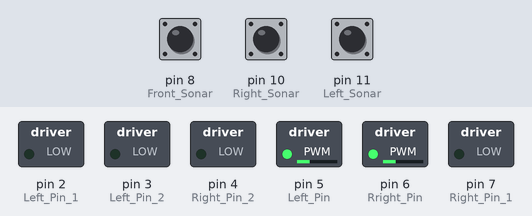
The sketch below on a simulated Arduino Uno, built with avr-gcc and run on an emulated ATmega328P. On the bench: switched loads named in the sketch (green lamp = pin HIGH). The inputs (shaded band) are chosen by the test bench; at power-on: pin 10 (Right_Sonar) LOW, pin 8 (Front_Sonar) LOW, pin 11 (Left_Sonar) LOW. What the sketch prints to the serial monitor is not drawn.

Above: at 1.2 s.
1.3 s: pin 10 (Right_Sonar) pulled HIGH for 0.45 s
At 3.5 s:
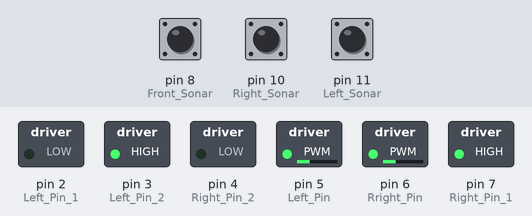
4.7 s: pin 8 (Front_Sonar) pulsed HIGH 2 times (0.12 s each, 0.3 s apart)
At 7.6 s:
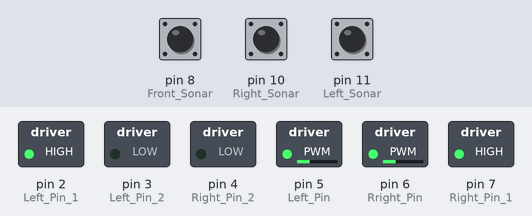
At 10.5 s:
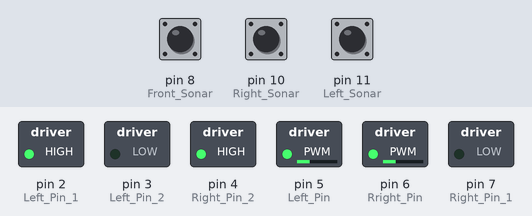
Timing chart, 0 to 16.6 s (numbered marks = the images above; inputs shaded):
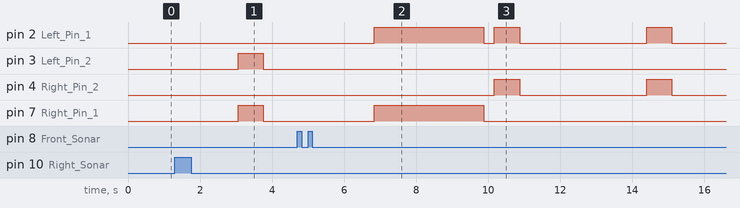

The sketch:

restart2.ino
```cpp
//초음파 설정
#define  Front_Sonar  8
#define  Right_Sonar  10
#define  Left_Sonar  11

////my 3,2,7, 4
//// 3,2,7,4


//모터 설정
#define Left_Pin_1 2
#define Left_Pin_2  3
#define Right_Pin_1  7
#define Right_Pin_2  4

#define Left_Pin 5 //왼쪽모터 속도 제어 핀
#define Rright_Pin 6 //오른쪽모터 속도 제어 핀

//설정
float robot_width = 200;
float mazor_width = 500;
float mazor_width_tolerance = 40;


void setup() {
  pinMode(Front_Sonar, OUTPUT);
  pinMode(Left_Sonar, OUTPUT);
  pinMode(Right_Sonar, OUTPUT);

  pinMode(Left_Pin_1,OUTPUT);
  pinMode(Left_Pin_2,OUTPUT);
  pinMode(Right_Pin_1,OUTPUT);
  pinMode(Right_Pin_2,OUTPUT);

  analogWrite(Left_Pin,80);
  analogWrite(Rright_Pin,80);
  Serial.begin(115200);
}


float Right_Sonar_sensor()
{

  float duration=0.0;     //duration 지속시간 지역 변수 설정
  float distance=0.0;     //distance 거리 지역 변수 설정
  pinMode(Right_Sonar, OUTPUT); //10째에 꽅혀있는 Right를 켜준다.
  digitalWrite(Right_Sonar, LOW); // Right_Sonar핀을 0V(전류꺼짐)출력
  digitalWrite(Right_Sonar, HIGH);// Right_Sonar핀을 5V(전류켜짐)출력
  delay(10);            //잠깐 켜진상태를 유지한다.
  digitalWrite(Right_Sonar, LOW); //Right_Sonar핀을 0V(전류꺼짐)출력
  pinMode(Right_Sonar, INPUT);    //Right_Sonar 입력
  duration = pulseIn(Right_Sonar, HIGH);
  distance=((float)(340*duration)/1000)/2; //10000 을 1000으로 바꿔줘야지  mm단위가 나온다.
  return distance;
}

float Left_Sonar_sensor()
{

  float duration=0.0;     //duration 지속시간 지역 변수 설정
  float distance=0.0;     //distance 거리 지역 변수 설정
  pinMode(Left_Sonar, OUTPUT); //10째에 꽅혀있는 Right를 켜준다.
  digitalWrite(Left_Sonar, LOW); // Right_Sonar핀을 0V(전류꺼짐)출력
  digitalWrite(Left_Sonar, HIGH);// Right_Sonar핀을 5V(전류켜짐)출력
  delay(10);            //잠깐 켜진상태를 유지한다.
  digitalWrite(Left_Sonar, LOW); //Right_Sonar핀을 0V(전류꺼짐)출력
  pinMode(Left_Sonar, INPUT);    //Right_Sonar 입력
  duration = pulseIn(Left_Sonar, HIGH);
  distance=((float)(340*duration)/1000)/2; //10000 을 1000으로 바꿔줘야지  mm단위가 나온다.
  return distance;
}

float Front_Sonar_sensor()
{

  float duration=0.0;     //duration 지속시간 지역 변수 설정
  float distance=0.0;     //distance 거리 지역 변수 설정
  pinMode(Front_Sonar, OUTPUT); //10째에 꽅혀있는 Right를 켜준다.
  digitalWrite(Front_Sonar, LOW); // Right_Sonar핀을 0V(전류꺼짐)출력
  digitalWrite(Front_Sonar, HIGH);// Right_Sonar핀을 5V(전류켜짐)출력
  delay(10);            //잠깐 켜진상태를 유지한다.
  digitalWrite(Front_Sonar, LOW); //Right_Sonar핀을 0V(전류꺼짐)출력
  pinMode(Front_Sonar, INPUT);    //Right_Sonar 입력
  duration = pulseIn(Front_Sonar, HIGH);
  distance=((float)(340*duration)/1000)/2; //10000 을 1000으로 바꿔줘야지  mm단위가 나온다.
  return distance;
}

void Front(int t,int c,int p){
  analogWrite(Left_Pin,c);
  analogWrite(Rright_Pin,p);

  digitalWrite(Left_Pin_1,HIGH);
  digitalWrite(Left_Pin_2,LOW);
  digitalWrite(Right_Pin_1,HIGH);
  digitalWrite(Right_Pin_2,LOW);
  delay (t);
  }

void dack(int t){
  digitalWrite(Left_Pin_2,HIGH);
  digitalWrite(Left_Pin_1,LOW);
  digitalWrite(Right_Pin_2,HIGH);
  digitalWrite(Right_Pin_1,LOW);
  delay(t);
}

void Left(int t, int c, int p){
  analogWrite(Left_Pin,c);
  analogWrite(Rright_Pin,p);

  digitalWrite(Left_Pin_2,HIGH);
  digitalWrite(Left_Pin_1,LOW);
  digitalWrite(Right_Pin_1,HIGH);
  digitalWrite(Right_Pin_2,LOW);
  delay(t);
}

void Right(int t, int c, int p){
  analogWrite(Left_Pin,c);
  analogWrite(Rright_Pin,p);

  digitalWrite(Left_Pin_1,HIGH);
  digitalWrite(Left_Pin_2,LOW);
  digitalWrite(Right_Pin_2,HIGH);
  digitalWrite(Right_Pin_1,LOW);
  delay(t);
}

void Stop(int t){
  digitalWrite(Left_Pin_1, LOW);
  digitalWrite(Left_Pin_2, LOW);
  digitalWrite(Right_Pin_1, LOW);
  digitalWrite(Right_Pin_2, LOW);
  delay(t);
}


void loop()  //반복 실행하는 함수, 모든 코들가 들어감, 메인 함수의 역활
{
  float F_distance1, R_distancel, L_distance1; // F_distance1, R_distancel, L_distance1 지역변수 지정
  float measure_width; //measure_width 지역변수 지정


  F_distance1 = Front_Sonar_sensor();     //F_Sonar_sensor()의 값을 F_distance1로 넣어준다.
  R_distancel = Right_Sonar_sensor(); //Right_Sonar_sensor()의 값을 R_distancel로 넣어준다.
  L_distance1 = Left_Sonar_sensor();  //Left_Sonar_sensor()값을 L_distance1 넣어준다.
  Serial.print("F : ");
  Serial.print(F_distance1);
  Serial.print("mm   ");
  if(F_distance1 <= 200)
  {
    Stop(100);
    if(R_distancel > L_distance1){
      Stop(200);
      Left(700, 80, 80);
      Stop(200);
      }
      else{
      Stop(200);
      Right(700, 80, 80);
      Stop(200);
      }
  }
  else{
    Front(1, 80, 80);
    }
}
```

Measured:
- after the input at 1.3 s, pin 2 (Left_Pin_1), pin 4 (Right_Pin_2): stays LOW (without the input it goes to HIGH after 2.0 s); pin 3 (Left_Pin_2), pin 7 (Right_Pin_1): LOW → HIGH after 1.8 s, → LOW 0.70 s later
- after the input at 4.7 s, pin 7 (Right_Pin_1): LOW → HIGH after 2.1 s, → LOW 3.0 s later
